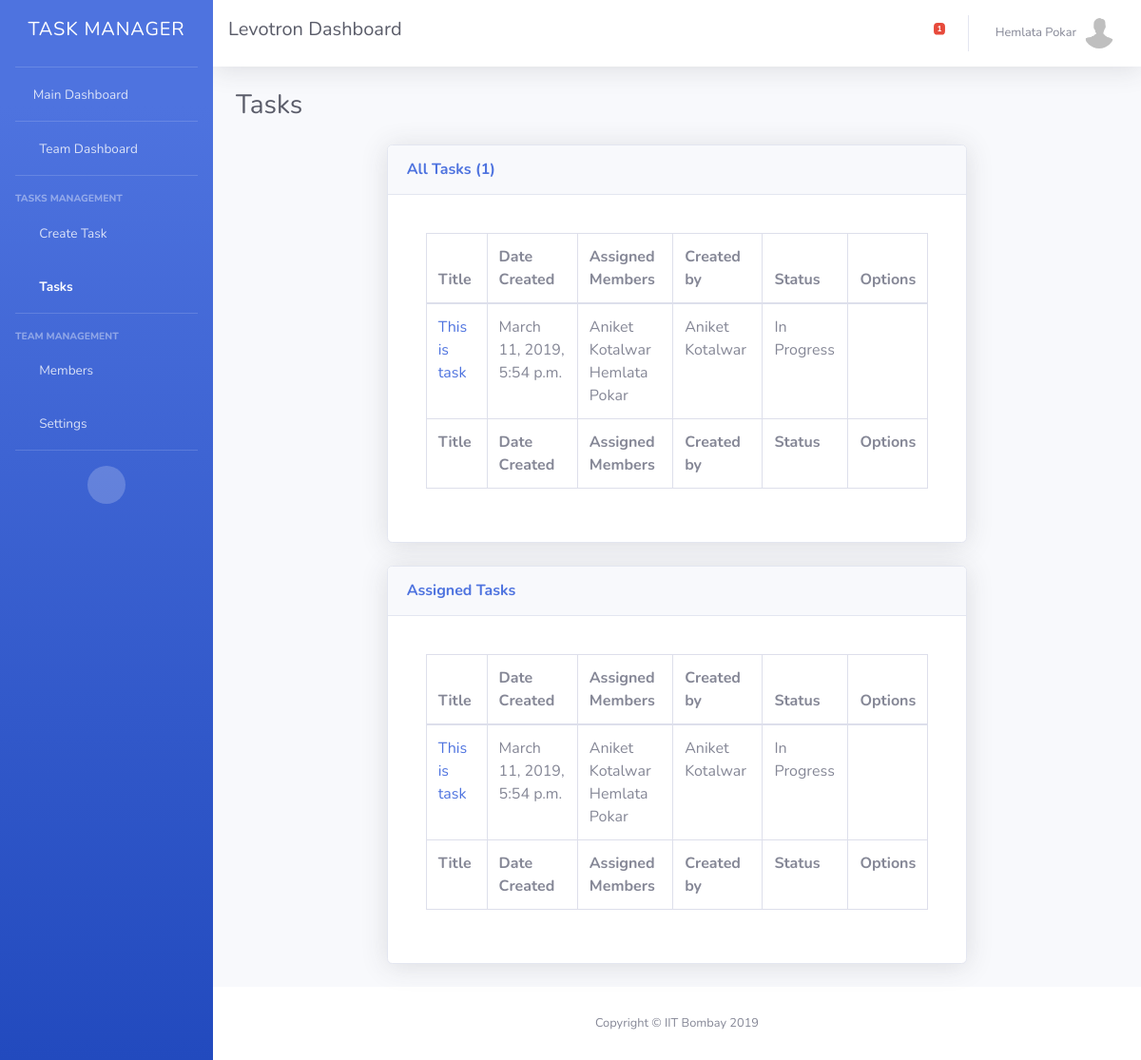
Screenshot of /team/14/tasks/ (signed in) with the database file from the repository.
### TM/models.py (models this page shows)
class Teams(models.Model):
    id = models.AutoField(primary_key=True)
    name = models.CharField(max_length=400)
    url = models.CharField(max_length=400)
    admin = models.ForeignKey(UserProfile, on_delete=models.CASCADE)
    members = models.ManyToManyField(UserProfile, through='Membership', related_name="member")

class UserProfile(models.Model):
    user = models.ForeignKey(User, on_delete=models.CASCADE)
    username = models.CharField(max_length=400)
    profile_picture = models.FileField(upload_to=user_directory, null=True, default='/default_profile.jpg', blank=True)

class Task(models.Model):
    id = models.AutoField(primary_key=True)
    belongs_to = models.ForeignKey(Teams, on_delete=models.CASCADE)
    title = models.CharField(max_length=400)
    created_by = models.ForeignKey(UserProfile, on_delete=models.CASCADE)
    desc = models.TextField()
    assigned_members = models.ManyToManyField(UserProfile, through='MembershipToTask', related_name="memberOfTask")
    status = models.IntegerField(default=0)
    date_created = models.DateTimeField(auto_now_add=True)
    url = models.CharField(max_length=400)

class MembershipToTask(models.Model):
    member = models.ForeignKey(UserProfile, on_delete=models.CASCADE)
    task = models.ForeignKey(Task, on_delete=models.CASCADE)
    team = models.ForeignKey(Teams, on_delete=models.CASCADE)

### TM/views.py (the view, shortened to what this page needs)
# urls.py: url(r'^team\/[a-zA-Z0-9]+\/tasks\/$', TasksView.as_view(), name="tasks"),
class TasksView(LoginRequiredMixin, TemplateView):
    template_name="team/tasks.html"
    login_url='/../login'
    def get(self, request):
        user = request.user
        us = UserProfile.objects.get(user=user)
        try:
            team = Teams.objects.get(url=request.path.split("/")[2])
        except Teams.DoesNotExist:
            return render(request, get_404())
        except:
            return render(request, get_404())
        tasks = Task.objects.filter(belongs_to=team)
        assigned_tasks = MembershipToTask.objects.filter(member=us, team=team)
        if us not in team.members.all():
            return redirect("/")
        return render(request, self.template_name, {'user': user, 'us': us, 'team': team, 'tasks': tasks, 'ass_tasks': assigned_tasks, 'notifications': get_notifications(us, 1)})

### TM/views.py (called while the page is built)
def get_notifications(user, unread):
    return MessageNotification.objects.filter(user=user, unread = unread)[:5]

### TM/templates/team/tasks.html (shortened to what this page needs)
<!DOCTYPE html>
{% load static %}
<html lang="en">
<head>
  <link href="{% static 'vendor/fontawesome-free/css/all.min.css' %}" rel="stylesheet" type="text/css">
  <link href="{% static 'css/sb-admin-2.min.css' %}" rel="stylesheet">
  <link href="{% static 'vendor/datatables/dataTables.bootstrap4.min.css' %}" rel="stylesheet">
</head>
<body id="page-top">
  <div id="wrapper">
    {% block sidebar %}
      {% include "team/menu.html" %}
    {% endblock %}
    <div id="content-wrapper" class="d-flex flex-column">
      <div id="content">
        {% block topbar %}
        {% include "team/topbar.html" %}
      {% endblock %}
        <div class="container-fluid">
          <div class="d-sm-flex align-items-center justify-content-between mb-4">
            <h1 class="h3 mb-0 text-gray-800">Tasks</h1>
          </div>
          <form method="post" enctype="multipart/form-data">
          <div class="row">
            <div class="col-xl-2"></div>
            <div class="col-xl-8">
              <div class="card shadow mb-4">
                <div class="card-header py-3 d-flex flex-row align-items-center justify-content-between">
                  <h6 class="m-0 font-weight-bold text-primary">All Tasks ({{tasks.all.count}})</h6>
                </div>
                <div class="card-body">
                        <div class="card-body">
                            <div class="table-responsive">
                                <table class="table table-bordered" id="dataTable" width="100%" cellspacing="0">
                                  <thead>
                                    <tr>
                                      <th>Title</th>
                                      <th>Date Created</th>
                                      <th>Assigned Members</th>
                                      <th>Created by</th>
                                      <th>Status</th>
                                      <th>Options</th>
                                    </tr>
                                  </thead>
                                  <tfoot>
                                    <tr>
                                        <th>Title</th>
                                        <th>Date Created</th>
                                        <th>Assigned Members</th>
                                        <th>Created by</th>
                                        <th>Status</th>
                                        <th>Options</th>
                                    </tr>
                                  </tfoot>
                                  <tbody>
                                      {%  for i in tasks.all  %}
                                    <tr>
                                      <td><a href="/team/{{ team.url }}/tasks/{{ i.url }}/">{{ i.title }}</a></td>
                                      <td>{{ i.date_created }}</td>
                                      <td>
                                        {%  for j in i.assigned_members.all  %}
                                          {{  j.user.first_name  }} {{ j.user.last_name }}<br>
                                        {%  endfor  %}
                                      </td>
                                      <td>
                                        {{  i.created_by.user.first_name }} {{ i.created_by.user.last_name  }}
                                      </td>
                                      <td>
                                        {%  if i.status == 0  %}Planned{%  elif i.status == 1  %}In Progress{%  elif i.status == 2  %}Done{%  endif %}
                                      </td>
                                      <td>
                                        <a href="/team/{{ team.url }}/tasks/{{ i.url }}/"><i class="fas fa-external-link-alt"></i></a>
                                      </td>
                                    </tr>
                                    {%  endfor %}
                                  </tbody>
                                </table>
                              </div>
                                </div>
                </div>
              </div>
              <div class="card shadow mb-4">
                  <div class="card-header py-3 d-flex flex-row align-items-center justify-content-between">
                    <h6 class="m-0 font-weight-bold text-primary">Assigned Tasks</h6>
                  </div>
                  <div class="card-body">
                          <div class="card-body">
                              <div class="table-responsive">
                                  <table class="table table-bordered" id="dataTable" width="100%" cellspacing="0">
                                    <thead>
                                      <tr>
                                        <th>Title</th>
                                        <th>Date Created</th>
                                        <th>Assigned Members</th>
                                        <th>Created by</th>
                                        <th>Status</th>
                                        <th>Options</th>
                                      </tr>
                                    </thead>
                                    <tfoot>
                                      <tr>
                                          <th>Title</th>
                                          <th>Date Created</th>
                                          <th>Assigned Members</th>
                                          <th>Created by</th>
                                          <th>Status</th>
                                          <th>Options</th>
                                      </tr>
                                    </tfoot>
                                    <tbody>
                                        {%  for i in ass_tasks.all  %}
                                      <tr>
                                        <td><a href="/team/{{ team.url }}/tasks/{{ i.url }}/">{{ i.task.title }}</a></td>
                                        <td>{{ i.task.date_created }}</td>
                                        <td>
                                          {%  for j in i.task.assigned_members.all  %}
                                            {{  j.user.first_name  }} {{ j.user.last_name }}<br>
                                          {%  endfor  %}
                                        </td>
                                        <td>
                                            {{  i.task.created_by.user.first_name }} {{ i.task.created_by.user.last_name  }}
                                          </td>
                                        <td>
                                          {%  if i.task.status == 0  %}Planned{%  elif i.task.status == 1  %}In Progress{%  elif i.task.status == 2  %}Done{%  endif %}
                                        </td>
                                        <td>
                                          <a href="/team/{{ team.url }}/tasks/{{ i.task.url }}/"><i class="fas fa-external-link-alt"></i></a>
                                        </td>
                                      </tr>
                                      {%  endfor %}
                                    </tbody>
                                  </table>
                                </div>
                                  </div>
                  </div>
                </div>
            </div>
            <div class="col-xl-2"></div>
            </div></form>
        </div>
      </div>
      {% block footer %}
      {% include "footer.html" %}
    {% endblock %}
    </div>
  </div>
</body>
</html>

### TM/templates/team/menu.html
{% load static %}
<ul class="navbar-nav bg-gradient-primary sidebar sidebar-dark accordion" id="accordionSidebar">
 <a class="sidebar-brand d-flex align-items-center justify-content-center" href="/">
  <div class="sidebar-brand-icon">
      <h5>Task Manager</h5>
    </div>
</a>
<hr class="sidebar-divider my-0">
<li class="nav-item">
  <a class="nav-link" href="/">
    <i class="fas fa-home"></i>
  <span>Main Dashboard</span></a>
</li>
<hr class="sidebar-divider my-0">
        <li class="nav-item {%  if "dashboard" in request.path %} active {%  endif %}">
          <a class="nav-link" href="/team/{{  team.url  }}/dashboard/">
            <i class="fas fa-fw fa-tachometer-alt"></i>
            <span>Team Dashboard</span></a>
        </li>
        <hr class="sidebar-divider">
            <div class="sidebar-heading">
              Tasks Management
            </div>
            <li class="nav-item {%  if "create-task" in request.path %}active{%  endif %}">
                <a class="nav-link" href="/team/{{ team.url  }}/create-task/">
                  <i class="fas fa-fw fa-plus"></i>
                  <span>Create Task</span></a>
              </li>
              <li class="nav-item {%  if "tasks" in request.path %}active{%  endif %}">
                <a class="nav-link" href="/team/{{ team.url  }}/tasks/">
                  <i class="fas fa-fw fa-briefcase"></i>
                  <span>Tasks</span></a>
              </li>
            <hr class="sidebar-divider">
        <div class="sidebar-heading">
          Team Management
        </div>
        <li class="nav-item {%  if "members" in request.path %}active{%  endif %}">
            <a class="nav-link" href="/team/{{  team.url  }}/members/">
              <i class="fas fa-fw fa-users"></i>
              <span>Members</span></a>
          </li>
          <li class="nav-item {%  if "settings" in request.path %}active{%  endif %}">
            <a class="nav-link" href="/team/{{ team.url  }}/settings/">
              <i class="fas fa-fw fa-cog"></i>
              <span>Settings</span></a>
          </li>
        <hr class="sidebar-divider">
        <div class="text-center d-none d-md-inline">
          <button class="rounded-circle border-0" id="sidebarToggle"></button>
        </div>
      </ul>

### TM/templates/team/topbar.html (shortened to what this page needs)
<nav class="navbar navbar-expand navbar-light bg-white topbar mb-4 static-top shadow">
        <a style="color: #5a5c69; text-decoration: none" class="sidebar-brand d-flex align-items-center justify-content-center" href="/dashboard/">
          <div class="sidebar-brand-icon">
              <h5>{{  team.name }} Dashboard</h5>
            </div>
        </a>
        <ul class="navbar-nav ml-auto">
          {% block messages %}
          {% include "mess_notification.html" %}
        {% endblock %}
          {% block profile %}
          {% include "profile_menu.html" %}
        {% endblock %}
        </ul>
      </nav>

### TM/templates/mess_notification.html (shortened to what this page needs)
<li class="nav-item dropdown no-arrow mx-1">
              <a class="nav-link dropdown-toggle" href="#" id="messagesDropdown" role="button" data-toggle="dropdown" aria-haspopup="true" aria-expanded="false">
                <i class="fas fa-envelope fa-fw"></i>
                <span class="badge badge-danger badge-counter">{% if notifications.all.count != 0 %}{{  notifications.all.count }}{%  endif %}</span>
              </a>
            </li>

### TM/templates/profile_menu.html (shortened to what this page needs)
            <li class="nav-item dropdown no-arrow">
              <a class="nav-link dropdown-toggle" href="#" id="userDropdown" role="button" data-toggle="dropdown" aria-haspopup="true" aria-expanded="false">
                <span class="mr-2 d-none d-lg-inline text-gray-600 small">{{  user.first_name  }} {{ user.last_name }}</span>
                <img class="img-profile rounded-circle" src="{{ MEDIA_ROOT }}{{  us.profile_picture.url  }}">
              </a>
            </li>

### TM/templates/footer.html
<footer class="sticky-footer bg-white">
        <div class="container my-auto">
          <div class="copyright text-center my-auto">
            <span>Copyright &copy; IIT Bombay 2019</span>
          </div>
        </div>
      </footer>

### rows the page displays
Teams: name "Levotron"
UserProfile: profile_picture (placeholder picture), user.first_name "Hemlata", user.last_name "Pokar"
Task: title "This is task", date_created "March 11, 2019, 5:54 p.m.", created_by.user.first_name "Aniket", created_by.user.last_name "Kotalwar", status "In Progress"
UserProfile: user.first_name "Aniket", user.last_name "Kotalwar"
MembershipToTask: task "This is task", task.date_created "March 11, 2019, 5:54 p.m.", task.created_by.user.first_name "Aniket", task.created_by.user.last_name "Kotalwar", shows "In Progress"

### other values shown
{{ notifications.all.count }} "1"
{{ user.first_name }} "Hemlata"
{{ user.last_name }} "Pokar"
{{ tasks.all.count }} "1"
